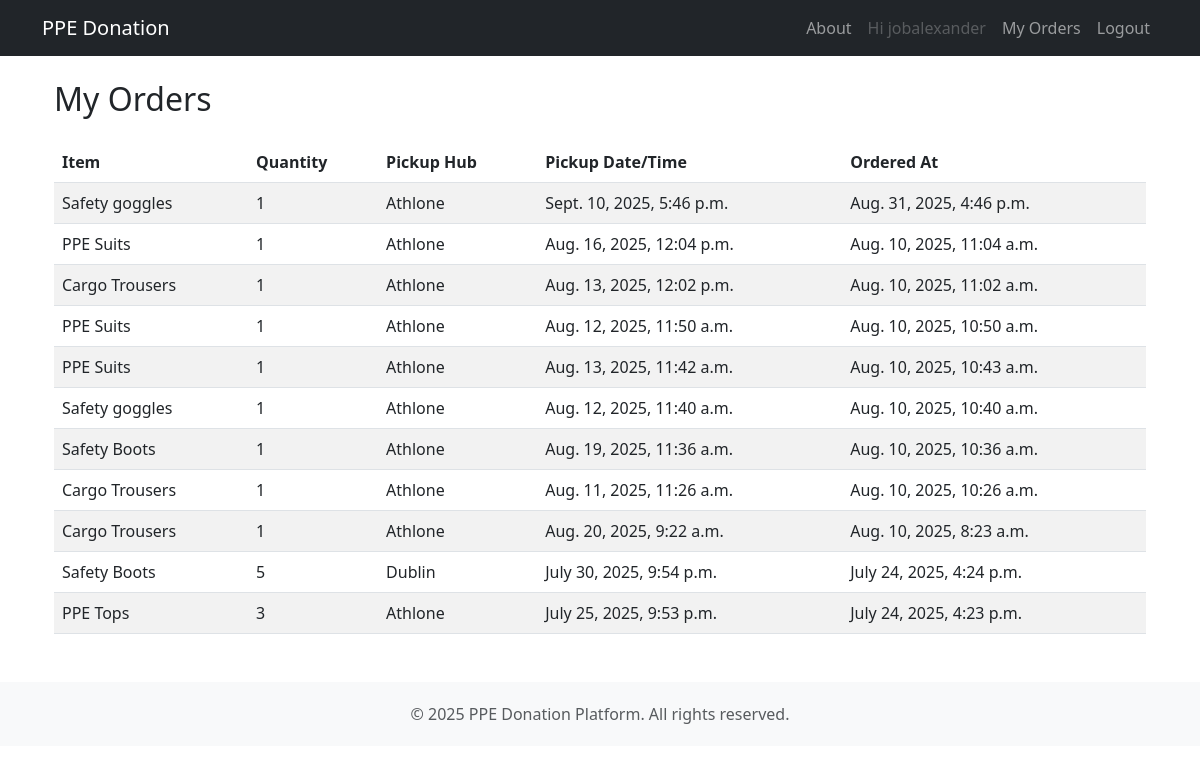
The app's page /items/my-orders/ (signed in) with its own data.
### items/models.py (models this page shows, shortened)
class Order(models.Model):
    user = models.ForeignKey(User, on_delete=models.SET_NULL, null=True, blank=True)
    item = models.ForeignKey(Item, on_delete=models.CASCADE)
    customer_name = models.CharField(max_length=255)
    customer_email = models.EmailField()
    customer_address = models.TextField()
    quantity = models.PositiveIntegerField(default=1)
    pickup_hub = models.ForeignKey('PickupHub', on_delete=models.SET_NULL, null=True, blank=True)
    pickup_datetime = models.DateTimeField(null=True, blank=True)
    ordered_at = models.DateTimeField(auto_now_add=True)
    PAYMENT_STATUS_CHOICES = [
        ('pending', 'Pending'),
        ('paid', 'Paid'),
        ('canceled', 'Canceled'),
        ('failed', 'Failed'),
    ]
    payment_status = models.CharField(max_length=20, choices=PAYMENT_STATUS_CHOICES, default='pending')
    stripe_checkout_session_id = models.CharField(max_length=255, blank=True, null=True)
    stripe_payment_intent = models.CharField(max_length=255, blank=True, null=True)

class Item(models.Model):
    name = models.CharField(max_length=255)
    price = models.FloatField()
    stock = models.IntegerField()
    image_url = models.CharField(max_length=255)

class PickupHub(models.Model):
    name = models.CharField(max_length=100)
    address = models.TextField()
    total_slots = models.PositiveIntegerField(default=10)

### items/views.py (the view)
# urls.py: path('my-orders/', views.my_orders, name='my_orders'),
@login_required
def my_orders(request):
    orders = Order.objects.filter(user=request.user).order_by('-ordered_at')
    return render(request, 'my_orders.html', {'orders': orders})

### items/templates/my_orders.html
{% extends 'base.html' %}
{% block content %}
<div class="container mt-4">
    <h2 class="mb-4">My Orders</h2>
    {% if orders %}
    <table class="table table-striped">
        <thead>
            <tr>
                <th>Item</th>
                <th>Quantity</th>
                <th>Pickup Hub</th>
                <th>Pickup Date/Time</th>
                <th>Ordered At</th>
            </tr>
        </thead>
        <tbody>
            {% for order in orders %}
            <tr>
                <td>{{ order.item.name }}</td>
                <td>{{ order.quantity }}</td>
                <td>{{ order.pickup_hub.name }}</td>
                <td>{{ order.pickup_datetime }}</td>
                <td>{{ order.ordered_at }}</td>
            </tr>
            {% endfor %}
        </tbody>
    </table>
    {% else %}
    <p>You haven’t placed any orders yet.</p>
    {% endif %}
</div>
{% endblock %}

### items/templates/base.html (shortened to what this page needs)
<!DOCTYPE html>
<html lang="en">
<head>
    <link href="https://cdn.jsdelivr.net/npm/bootstrap@5.3.0/dist/css/bootstrap.min.css" rel="stylesheet">
</head>
<body>
<nav class="navbar navbar-expand-lg navbar-dark bg-dark">
  <div class="container">
    <a class="navbar-brand" href="{% url 'home' %}">PPE Donation</a>
    <div class="collapse navbar-collapse" id="navbarNav">
      <ul class="navbar-nav ms-auto">
        <li class="nav-item">
          <a class="nav-link" href="{% url 'about' %}">About</a>
        </li>
        {% if user.is_authenticated %}
          <li class="nav-item">
            <a class="nav-link disabled">Hi {{ user.username }}</a>
          </li>
          <li class="nav-item">
            <a class="nav-link" href="{% url 'my_orders' %}">My Orders</a>
          </li>
          <li class="nav-item">
            <a class="nav-link" href="{% url 'logout' %}">Logout</a>
          </li>
        {% endif %}
      </ul>
    </div>
  </div>
</nav>
<div class="container mt-4">
  {% block content %}{% endblock %}
</div>
<footer class="mt-5">
  <div class="container">
    <p class="text-muted mb-0">© 2025 PPE Donation Platform. All rights reserved.</p>
  </div>
</footer>
</body>
</html>

### items/templates/base.html (style rules this page uses)
footer { background-color: #f8f9fa; padding: 20px 0; margin-top: 40px; text-align: center; }

### records on screen
Order: item.name "Safety goggles", quantity "1", pickup_hub.name "Athlone", pickup_datetime "Sept. 10, 2025, 5:46 p.m.", ordered_at "Aug. 31, 2025, 4:46 p.m."
Order: item.name "PPE Suits", quantity "1", pickup_hub.name "Athlone", pickup_datetime "Aug. 16, 2025, 12:04 p.m.", ordered_at "Aug. 10, 2025, 11:04 a.m."
Order: item.name "Cargo Trousers", quantity "1", pickup_hub.name "Athlone", pickup_datetime "Aug. 13, 2025, 12:02 p.m.", ordered_at "Aug. 10, 2025, 11:02 a.m."
Order: item.name "PPE Suits", quantity "1", pickup_hub.name "Athlone", pickup_datetime "Aug. 12, 2025, 11:50 a.m.", ordered_at "Aug. 10, 2025, 10:50 a.m."
Order: item.name "PPE Suits", quantity "1", pickup_hub.name "Athlone", pickup_datetime "Aug. 13, 2025, 11:42 a.m.", ordered_at "Aug. 10, 2025, 10:43 a.m."
Order: item.name "Safety goggles", quantity "1", pickup_hub.name "Athlone", pickup_datetime "Aug. 12, 2025, 11:40 a.m.", ordered_at "Aug. 10, 2025, 10:40 a.m."
Order: item.name "Safety Boots", quantity "1", pickup_hub.name "Athlone", pickup_datetime "Aug. 19, 2025, 11:36 a.m.", ordered_at "Aug. 10, 2025, 10:36 a.m."
Order: item.name "Cargo Trousers", quantity "1", pickup_hub.name "Athlone", pickup_datetime "Aug. 11, 2025, 11:26 a.m.", ordered_at "Aug. 10, 2025, 10:26 a.m."
Order: item.name "Cargo Trousers", quantity "1", pickup_hub.name "Athlone", pickup_datetime "Aug. 20, 2025, 9:22 a.m.", ordered_at "Aug. 10, 2025, 8:23 a.m."
Order: item.name "Safety Boots", quantity "5", pickup_hub.name "Dublin", pickup_datetime "July 30, 2025, 9:54 p.m.", ordered_at "July 24, 2025, 4:24 p.m."
Order: item.name "PPE Tops", quantity "3", pickup_hub.name "Athlone", pickup_datetime "July 25, 2025, 9:53 p.m.", ordered_at "July 24, 2025, 4:23 p.m."

### other values on screen
{{ user.username }} "jobalexander"
